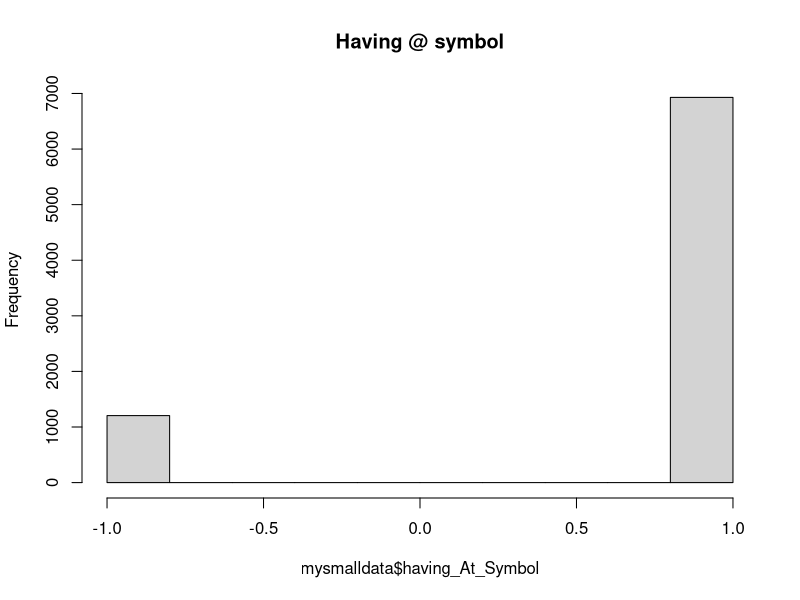

This figure's R source:
setwd('Documents/RET/teamC/')

#Loading in the data
mysmalldata <- read.csv("rawDataSetSmall.csv", stringsAsFactors = F)
myrawdata <- read.csv("rawDataSet.csv", stringsAsFactors = F)

# Renaming data according to provided paper.
data_names <- c("id","having_IP_address","URL_Length","Shortining_Service","having_At_Symbol",
                "double_slash_redirecting","Prefix_Suffix","having_Sub_Domain","SSLfinal_State",
                "Domain_registration_length","Favicon","Port","HTTPS_token","Request_URL",
                "URL_of_Anchor","Links_in_tags","SFH","Submitting_to_email","Abnormal_URL",
                "Redirect","on_mouseover","RightClick","popUpWindow","Iframe","age_of_domain",
                "DNSRecord","web_traffic","Page_Rank","Google_Index","Links_pointing_to_page",
                "Statistical_report","Result")

names(mysmalldata) <- data_names
names(myrawdata) <- data_names

# Using a low ranking value to determine what 1 and -1 represents.
hist(mysmalldata$having_At_Symbol, main="Having @ symbol")
# 1 represents phishing, -1 represents ligitimant and 0 represents suspicous.
